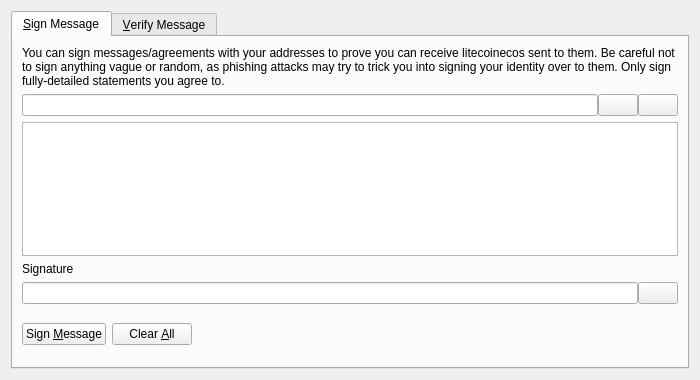
<?xml version="1.0" encoding="UTF-8"?>
<ui version="4.0">
 <class>SignVerifyMessageDialog</class>
 <widget class="QDialog" name="SignVerifyMessageDialog">
  <property name="geometry">
   <rect>
    <x>0</x>
    <y>0</y>
    <width>700</width>
    <height>380</height>
   </rect>
  </property>
  <property name="windowTitle">
   <string>Signatures - Sign / Verify a Message</string>
  </property>
  <property name="modal">
   <bool>true</bool>
  </property>
  <layout class="QVBoxLayout" name="verticalLayout">
   <item>
    <widget class="QTabWidget" name="tabWidget">
     <property name="currentIndex">
      <number>0</number>
     </property>
     <widget class="QWidget" name="tabSignMessage">
      <attribute name="title">
       <string>&amp;Sign Message</string>
      </attribute>
      <layout class="QVBoxLayout" name="verticalLayout_SM">
       <item>
        <widget class="QLabel" name="infoLabel_SM">
         <property name="text">
          <string>You can sign messages/agreements with your addresses to prove you can receive litecoinecos sent to them. Be careful not to sign anything vague or random, as phishing attacks may try to trick you into signing your identity over to them. Only sign fully-detailed statements you agree to.</string>
         </property>
         <property name="textFormat">
          <enum>Qt::PlainText</enum>
         </property>
         <property name="wordWrap">
          <bool>true</bool>
         </property>
        </widget>
       </item>
       <item>
        <layout class="QHBoxLayout" name="horizontalLayout_1_SM">
         <property name="spacing">
          <number>0</number>
         </property>
         <item>
          <widget class="QValidatedLineEdit" name="addressIn_SM">
           <property name="toolTip">
            <string>The LitecoinEco address to sign the message with</string>
           </property>
          </widget>
         </item>
         <item>
          <widget class="QPushButton" name="addressBookButton_SM">
           <property name="toolTip">
            <string>Choose previously used address</string>
           </property>
           <property name="text">
            <string/>
           </property>
           <property name="icon">
            <iconset resource="../bitcoin.qrc">
             <normaloff>:/icons/address-book</normaloff>:/icons/address-book</iconset>
           </property>
           <property name="shortcut">
            <string>Alt+A</string>
           </property>
           <property name="autoDefault">
            <bool>false</bool>
           </property>
          </widget>
         </item>
         <item>
          <widget class="QPushButton" name="pasteButton_SM">
           <property name="toolTip">
            <string>Paste address from clipboard</string>
           </property>
           <property name="text">
            <string/>
           </property>
           <property name="icon">
            <iconset resource="../bitcoin.qrc">
             <normaloff>:/icons/editpaste</normaloff>:/icons/editpaste</iconset>
           </property>
           <property name="shortcut">
            <string>Alt+P</string>
           </property>
           <property name="autoDefault">
            <bool>false</bool>
           </property>
          </widget>
         </item>
        </layout>
       </item>
       <item>
        <widget class="QPlainTextEdit" name="messageIn_SM">
         <property name="toolTip">
          <string>Enter the message you want to sign here</string>
         </property>
        </widget>
       </item>
       <item>
        <widget class="QLabel" name="signatureLabel_SM">
         <property name="text">
          <string>Signature</string>
         </property>
         <property name="textFormat">
          <enum>Qt::PlainText</enum>
         </property>
        </widget>
       </item>
       <item>
        <layout class="QHBoxLayout" name="horizontalLayout_2_SM">
         <property name="spacing">
          <number>0</number>
         </property>
         <item>
          <widget class="QLineEdit" name="signatureOut_SM">
           <property name="font">
            <font>
             <italic>true</italic>
            </font>
           </property>
           <property name="readOnly">
            <bool>true</bool>
           </property>
          </widget>
         </item>
         <item>
          <widget class="QPushButton" name="copySignatureButton_SM">
           <property name="toolTip">
            <string>Copy the current signature to the system clipboard</string>
           </property>
           <property name="text">
            <string/>
           </property>
           <property name="icon">
            <iconset resource="../bitcoin.qrc">
             <normaloff>:/icons/editcopy</normaloff>:/icons/editcopy</iconset>
           </property>
           <property name="autoDefault">
            <bool>false</bool>
           </property>
          </widget>
         </item>
        </layout>
       </item>
       <item>
        <layout class="QHBoxLayout" name="horizontalLayout_3_SM">
         <item>
          <widget class="QPushButton" name="signMessageButton_SM">
           <property name="toolTip">
            <string>Sign the message to prove you own this LitecoinEco address</string>
           </property>
           <property name="text">
            <string>Sign &amp;Message</string>
           </property>
           <property name="icon">
            <iconset resource="../bitcoin.qrc">
             <normaloff>:/icons/edit</normaloff>:/icons/edit</iconset>
           </property>
           <property name="autoDefault">
            <bool>false</bool>
           </property>
          </widget>
         </item>
         <item>
          <widget class="QPushButton" name="clearButton_SM">
           <property name="toolTip">
            <string>Reset all sign message fields</string>
           </property>
           <property name="text">
            <string>Clear &amp;All</string>
           </property>
           <property name="icon">
            <iconset resource="../bitcoin.qrc">
             <normaloff>:/icons/remove</normaloff>:/icons/remove</iconset>
           </property>
           <property name="autoDefault">
            <bool>false</bool>
           </property>
          </widget>
         </item>
         <item>
          <spacer name="horizontalSpacer_1_SM">
           <property name="orientation">
            <enum>Qt::Horizontal</enum>
           </property>
           <property name="sizeHint" stdset="0">
            <size>
             <width>40</width>
             <height>48</height>
            </size>
           </property>
          </spacer>
         </item>
         <item>
          <widget class="QLabel" name="statusLabel_SM">
           <property name="font">
            <font>
             <weight>75</weight>
             <bold>true</bold>
            </font>
           </property>
           <property name="text">
            <string/>
           </property>
           <property name="wordWrap">
            <bool>true</bool>
           </property>
          </widget>
         </item>
         <item>
          <spacer name="horizontalSpacer_2_SM">
           <property name="orientation">
            <enum>Qt::Horizontal</enum>
           </property>
           <property name="sizeHint" stdset="0">
            <size>
             <width>40</width>
             <height>48</height>
            </size>
           </property>
          </spacer>
         </item>
        </layout>
       </item>
      </layout>
     </widget>
     <widget class="QWidget" name="tabVerifyMessage">
      <attribute name="title">
       <string>&amp;Verify Message</string>
      </attribute>
      <layout class="QVBoxLayout" name="verticalLayout_VM">
       <item>
        <widget class="QLabel" name="infoLabel_VM">
         <property name="text">
          <string>Enter the receiver's address, message (ensure you copy line breaks, spaces, tabs, etc. exactly) and signature below to verify the message. Be careful not to read more into the signature than what is in the signed message itself, to avoid being tricked by a man-in-the-middle attack. Note that this only proves the signing party receives with the address, it cannot prove sendership of any transaction!</string>
         </property>
         <property name="textFormat">
          <enum>Qt::PlainText</enum>
         </property>
         <property name="alignment">
          <set>Qt::AlignLeading|Qt::AlignLeft|Qt::AlignTop</set>
         </property>
         <property name="wordWrap">
          <bool>true</bool>
         </property>
        </widget>
       </item>
       <item>
        <layout class="QHBoxLayout" name="horizontalLayout_1_VM">
         <property name="spacing">
          <number>0</number>
         </property>
         <item>
          <widget class="QValidatedLineEdit" name="addressIn_VM">
           <property name="toolTip">
            <string>The LitecoinEco address the message was signed with</string>
           </property>
          </widget>
         </item>
         <item>
          <widget class="QPushButton" name="addressBookButton_VM">
           <property name="toolTip">
            <string>Choose previously used address</string>
           </property>
           <property name="text">
            <string/>
           </property>
           <property name="icon">
            <iconset resource="../bitcoin.qrc">
             <normaloff>:/icons/address-book</normaloff>:/icons/address-book</iconset>
           </property>
           <property name="shortcut">
            <string>Alt+A</string>
           </property>
           <property name="autoDefault">
            <bool>false</bool>
           </property>
          </widget>
         </item>
        </layout>
       </item>
       <item>
        <widget class="QPlainTextEdit" name="messageIn_VM"/>
       </item>
       <item>
        <widget class="QValidatedLineEdit" name="signatureIn_VM"/>
       </item>
       <item>
        <layout class="QHBoxLayout" name="horizontalLayout_2_VM">
         <item>
          <widget class="QPushButton" name="verifyMessageButton_VM">
           <property name="toolTip">
            <string>Verify the message to ensure it was signed with the specified LitecoinEco address</string>
           </property>
           <property name="text">
            <string>Verify &amp;Message</string>
           </property>
           <property name="icon">
            <iconset resource="../bitcoin.qrc">
             <normaloff>:/icons/transaction_0</normaloff>:/icons/transaction_0</iconset>
           </property>
           <property name="autoDefault">
            <bool>false</bool>
           </property>
          </widget>
         </item>
         <item>
          <widget class="QPushButton" name="clearButton_VM">
           <property name="toolTip">
            <string>Reset all verify message fields</string>
           </property>
           <property name="text">
            <string>Clear &amp;All</string>
           </property>
           <property name="icon">
            <iconset resource="../bitcoin.qrc">
             <normaloff>:/icons/remove</normaloff>:/icons/remove</iconset>
           </property>
           <property name="autoDefault">
            <bool>false</bool>
           </property>
          </widget>
         </item>
         <item>
          <spacer name="horizontalSpacer_1_VM">
           <property name="orientation">
            <enum>Qt::Horizontal</enum>
           </property>
           <property name="sizeHint" stdset="0">
            <size>
             <width>40</width>
             <height>48</height>
            </size>
           </property>
          </spacer>
         </item>
         <item>
          <widget class="QLabel" name="statusLabel_VM">
           <property name="font">
            <font>
             <weight>75</weight>
             <bold>true</bold>
            </font>
           </property>
           <property name="text">
            <string/>
           </property>
           <property name="wordWrap">
            <bool>true</bool>
           </property>
          </widget>
         </item>
         <item>
          <spacer name="horizontalSpacer_2_VM">
           <property name="orientation">
            <enum>Qt::Horizontal</enum>
           </property>
           <property name="sizeHint" stdset="0">
            <size>
             <width>40</width>
             <height>48</height>
            </size>
           </property>
          </spacer>
         </item>
        </layout>
       </item>
      </layout>
     </widget>
    </widget>
   </item>
  </layout>
 </widget>
 <customwidgets>
  <customwidget>
   <class>QValidatedLineEdit</class>
   <extends>QLineEdit</extends>
   <header>qvalidatedlineedit.h</header>
  </customwidget>
 </customwidgets>
 <resources>
  <include location="../bitcoin.qrc"/>
 </resources>
 <connections/>
</ui>
